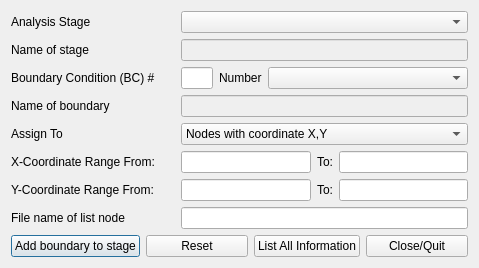
<?xml version="1.0" encoding="UTF-8"?>
<ui version="4.0">
 <class>AssignBoundaryCondition</class>
 <widget class="QDialog" name="AssignBoundaryCondition">
  <property name="geometry">
   <rect>
    <x>0</x>
    <y>0</y>
    <width>479</width>
    <height>263</height>
   </rect>
  </property>
  <property name="windowTitle">
   <string>Assign Boundary Condition</string>
  </property>
  <layout class="QVBoxLayout" name="verticalLayout_3">
   <item>
    <layout class="QHBoxLayout" name="horizontalLayout_5">
     <item>
      <layout class="QVBoxLayout" name="verticalLayout">
       <item>
        <widget class="QLabel" name="label">
         <property name="text">
          <string>Analysis Stage</string>
         </property>
        </widget>
       </item>
       <item>
        <widget class="QLabel" name="label_2">
         <property name="text">
          <string>Name of stage </string>
         </property>
        </widget>
       </item>
       <item>
        <widget class="QLabel" name="label_3">
         <property name="text">
          <string>Boundary Condition (BC) #      </string>
         </property>
        </widget>
       </item>
       <item>
        <widget class="QLabel" name="label_4">
         <property name="text">
          <string>Name of boundary</string>
         </property>
        </widget>
       </item>
       <item>
        <widget class="QLabel" name="label_5">
         <property name="text">
          <string>Assign To</string>
         </property>
        </widget>
       </item>
       <item>
        <widget class="QLabel" name="label_6">
         <property name="text">
          <string>X-Coordinate Range From:  </string>
         </property>
        </widget>
       </item>
       <item>
        <widget class="QLabel" name="label_7">
         <property name="text">
          <string>Y-Coordinate Range From: </string>
         </property>
        </widget>
       </item>
       <item>
        <widget class="QLabel" name="label_8">
         <property name="text">
          <string>File name of list node</string>
         </property>
        </widget>
       </item>
      </layout>
     </item>
     <item>
      <layout class="QVBoxLayout" name="verticalLayout_2">
       <item>
        <widget class="QComboBox" name="stageCombo"/>
       </item>
       <item>
        <widget class="QLineEdit" name="stageNameLine">
         <property name="enabled">
          <bool>false</bool>
         </property>
        </widget>
       </item>
       <item>
        <layout class="QHBoxLayout" name="horizontalLayout">
         <item>
          <widget class="QLineEdit" name="stageBoundaryIndexLine"/>
         </item>
         <item>
          <widget class="QLabel" name="label_11">
           <property name="text">
            <string>Number</string>
           </property>
          </widget>
         </item>
         <item>
          <widget class="QComboBox" name="boundaryCombo">
           <property name="minimumSize">
            <size>
             <width>200</width>
             <height>0</height>
            </size>
           </property>
          </widget>
         </item>
        </layout>
       </item>
       <item>
        <widget class="QLineEdit" name="boundaryNameLine">
         <property name="enabled">
          <bool>false</bool>
         </property>
        </widget>
       </item>
       <item>
        <widget class="QComboBox" name="assignTypeCombo">
         <item>
          <property name="text">
           <string>Nodes with coordinate X,Y</string>
          </property>
         </item>
         <item>
          <property name="text">
           <string>Nodes list from file</string>
          </property>
         </item>
        </widget>
       </item>
       <item>
        <layout class="QHBoxLayout" name="horizontalLayout_2">
         <item>
          <widget class="QLineEdit" name="x0Line"/>
         </item>
         <item>
          <widget class="QLabel" name="label_9">
           <property name="text">
            <string>To:</string>
           </property>
          </widget>
         </item>
         <item>
          <widget class="QLineEdit" name="x1Line"/>
         </item>
        </layout>
       </item>
       <item>
        <layout class="QHBoxLayout" name="horizontalLayout_3">
         <item>
          <widget class="QLineEdit" name="y0Line"/>
         </item>
         <item>
          <widget class="QLabel" name="label_10">
           <property name="text">
            <string>To:</string>
           </property>
          </widget>
         </item>
         <item>
          <widget class="QLineEdit" name="y1Line"/>
         </item>
        </layout>
       </item>
       <item>
        <widget class="QLineEdit" name="listFileLine"/>
       </item>
      </layout>
     </item>
    </layout>
   </item>
   <item>
    <layout class="QHBoxLayout" name="horizontalLayout_4">
     <item>
      <widget class="QPushButton" name="addButton">
       <property name="text">
        <string>Add boundary to stage</string>
       </property>
      </widget>
     </item>
     <item>
      <widget class="QPushButton" name="resetButton">
       <property name="text">
        <string>Reset</string>
       </property>
      </widget>
     </item>
     <item>
      <widget class="QPushButton" name="listButton">
       <property name="text">
        <string>List All Information</string>
       </property>
      </widget>
     </item>
     <item>
      <widget class="QPushButton" name="closeButton">
       <property name="text">
        <string>Close/Quit</string>
       </property>
      </widget>
     </item>
    </layout>
   </item>
  </layout>
 </widget>
 <resources/>
 <connections/>
</ui>
